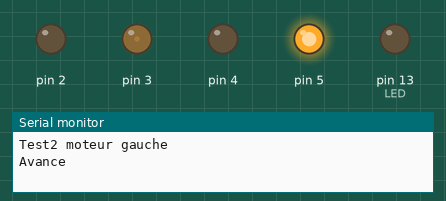
Bench run of a sketch on a simulated Arduino Uno, built with avr-gcc and run on an emulated ATmega328P. Parts: output pins drawn as LEDs (lit = HIGH), the last lines printed to the serial monitor.

Above: at 0.1 s.
At 6.1 s:
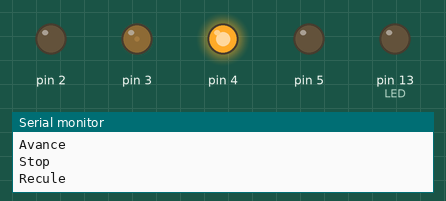
At 11.1 s:
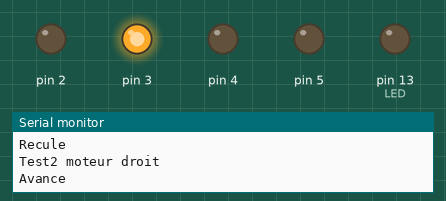
At 17.1 s:
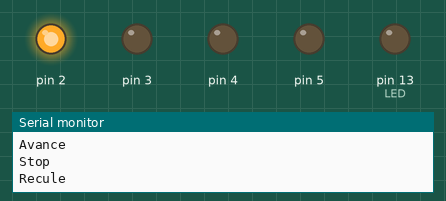
At 26.06 s:
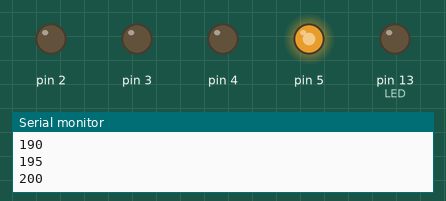
At 38.4 s:
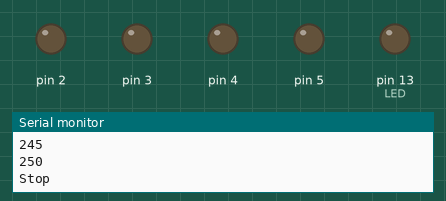
Timing chart, 0 to 40.0 s (numbered marks = the images above):
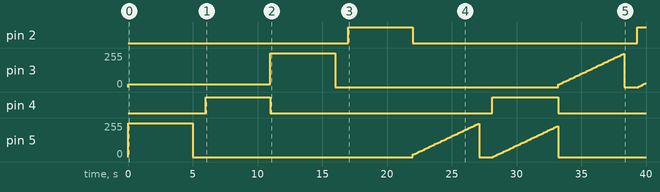

The sketch:

robot_sumo_simplifie.ino
```cpp
#include "robot_sumo_simplifie.h"

/* Variables */

//Ultrasons
int timeout_us = 0;
int max_dist = 50; //en cm

//Infrarouge
unsigned int threshold = 550; //doit etre compris entre 0 et 1023
bool left_front_ir = false; //ligne non detectee
bool right_front_ir = false;
bool left_rear_ir = false;
bool right_rear_ir = false;

//Moteurs
byte min_pwm = 20;
bool inverted_1 = false; //normal
bool inverted_2 = false;
bool dir_1 = true; //forward
bool dir_2 = true;
unsigned int speed_1 = 0;
unsigned int speed_2 = 0;

/* Fonctions */

//Ultrasons
void init_us() {
  //Configuration
  timeout_us = (int) ((float) (2*max_dist) / SOUND_VELOCITY);

  //Configuration des pins
  pinMode(TRIG, OUTPUT);
  pinMode(ECHO, INPUT);

  digitalWrite(TRIG, LOW);
}

int get_dist() {
  //Envoi d'un train d'ondes
  digitalWrite(TRIG, HIGH);
  delayMicroseconds(10);
  digitalWrite(TRIG, LOW);

  //Attente et réception de l'écho
  unsigned long dt = pulseIn(ECHO, HIGH, timeout_us);
  if (dt == 0) {
    return -1;
  }
  return (int) ((float) dt/2. * SOUND_VELOCITY);
}

//Infrarouge
void init_ir(unsigned int sensor_pin) {
  //Configuration des pins
  pinMode(sensor_pin, INPUT);
}

bool get_color(unsigned int sensor_pin) {
  int value = analogRead(sensor_pin);
  if (value < threshold) {
    return true;
  } else {
    return false;
  }
}

byte get_edges() {
  byte edges = 0;
  edges |= (get_color(IR_2) == false)?LEFT_FRONT:0;
  edges |= (get_color(IR_1) == false)?RIGHT_FRONT:0;
  edges |= (get_color(IR_3) == false)?LEFT_REAR:0;
  edges |= (get_color(IR_4) == false)?RIGHT_REAR:0;
  return edges;
}

//Moteurs
void halt() {
  digitalWrite(LED, HIGH);
  cli();
  sleep_enable();
  sleep_cpu();
}

void init_motor(byte pwm_pin, byte dir_pin, unsigned int speed, bool dir, bool inverted) {
  //Configuration des pins
  pinMode(pwm_pin, OUTPUT);
  pinMode(dir_pin, OUTPUT);

  //Arrêt du moteur
  drive_motor(pwm_pin, dir_pin, speed, dir, inverted);
}

void drive_motor(byte pwm_pin, byte dir_pin, unsigned int speed, bool dir, bool inverted) {
  byte pwm = map(speed, 0, 255, min_pwm, 255);
  if(dir){
    analogWrite(pwm_pin, pwm);
    digitalWrite(dir_pin, LOW);
  } else {
    analogWrite(pwm_pin, 255-pwm);
    digitalWrite(dir_pin, HIGH);
  }
}

void stop_motor(byte pwm_pin, byte dir_pin) {
  digitalWrite(pwm_pin, LOW);
  digitalWrite(dir_pin, LOW);
}

/*void blow_this_fucker_down(){
  set_state(PWM_2, DIR_2, 255, true, inverted_2);
  set_state(PWM_1, DIR_1, 255, true, inverted_1);
}*/

//Tests
void test_motor(byte pwm_pin, byte dir_pin, unsigned int speed, bool dir, bool inverted) {
  Serial.println("Avance");
  int i;
  for (i = 0; i < 255; i += 5) {
    Serial.println(i, DEC);
    drive_motor(pwm_pin, dir_pin, i, true, inverted);
    delay(100);
  }
  Serial.println("Stop");
  stop_motor(pwm_pin, dir_pin);
  delay(1000);
  Serial.println("Recule");
  for (i = 255; i > 0; i -= 5) {
    Serial.println(i, DEC);
    drive_motor(pwm_pin, dir_pin, i, false, inverted);
    delay(100);
  }
  stop_motor(pwm_pin, dir_pin);
}

void test_motor2(byte pwm_pin, byte dir_pin, unsigned int speed, bool dir, bool inverted) {
  Serial.println("Avance");
  drive_motor(pwm_pin, dir_pin, 255, true, inverted);
  delay(5000);
  Serial.println("Stop");
  stop_motor(pwm_pin, dir_pin);
  delay(1000);
  Serial.println("Recule");
  drive_motor(pwm_pin, dir_pin, 255, false, inverted);
  delay(5000);
  stop_motor(pwm_pin, dir_pin);
}

void test_ir_sensor(unsigned int sensor_pin) {
  int i;
  for (i = 100; i > 0; i--) {
    bool c = get_color(sensor_pin);
    Serial.println(analogRead(sensor_pin), DEC);
    if (c == false) { //blanc (limites?)
      digitalWrite(LED, HIGH);
    } else {
      digitalWrite(LED, LOW);
    }
    delay(250);
  }
}

void test_us_sensor(){
  int i;
  for (i = 100; i > 0; i--) {
    int dist = get_dist();
    Serial.println(dist, DEC);
    delay(250);
  }
}

/*
 * Initialise le robot. Cette fonction est exécutée une seule fois
 * lorsque le programme démarre.
 */
void setup(){
  //LED système
  pinMode(LED, OUTPUT);
  digitalWrite(LED, LOW);

  //Initialisations moteurs
  init_motor(PWM_2, DIR_2, speed_2, dir_2, inverted_2);
  init_motor(PWM_1, DIR_1, speed_1, dir_1, inverted_1);

  //Initialisation ultrasons
  init_us();

  //Initialisations infrarouge
  init_ir(IR_2);
  init_ir(IR_1);
  init_ir(IR_3);
  init_ir(IR_4);

  //Initalisation du générateur de nombres pseudo-aléatoires
  randomSeed(analogRead(0));
  delayMicroseconds(100);

  #if TEST == 1
  //Tests
  Serial.begin(9600);
  Serial.println("Test2 moteur gauche");
  test_motor2(PWM_1, DIR_1, speed_1, dir_1, inverted_1);
  Serial.println("Test2 moteur droit");
  test_motor2(PWM_2, DIR_2, speed_2, dir_2, inverted_2);
  Serial.println("Test moteur gauche");
  test_motor(PWM_1, DIR_1, speed_1, dir_1, inverted_1);
  Serial.println("Test moteur droit");
  test_motor(PWM_2, DIR_2, speed_2, dir_2, inverted_2);
  Serial.println("Test capteur ultrasons");
  test_us_sensor();
  Serial.println("Test IR avant gauche");
  test_ir_sensor(IR_2);
  Serial.println("Test IR avant droit");
  test_ir_sensor(IR_1);
  Serial.println("Test IR arrière gauche");
  test_ir_sensor(IR_3);
  Serial.println("Test IR arrière droit");
  test_ir_sensor(IR_4);
  halt();
  #endif
}

void loop(){
/*  //Exemple de stratégie (naïve)
  byte edges = 0;
  int dist = 0;
  while(true) {
    //Récupération d'infos
    edges = get_edges();
    dist = get_dist();

    //Doit-on défoncer un truc?
    if((dist != -1) &&
       (
  (dist < 5)
  || ((dist < 50) && ((edges & (LEFT_FRONT | RIGHT_FRONT)) == 0))
  )
       ){
      blow_this_fucker_down();
    }
    else{
      if(edges == 0x0F){
  stop_motor(PWM_2, DIR_2); //gauche
  stop_motor(PWM_1, DIR_1); //droit
      }
      else if((edges & LEFT_FRONT) && (edges & RIGHT_FRONT)){
  set_state(PWM_2, DIR_2, MEDIUM_SPEED, false, inverted_2); //gauche
  set_state(PWM_1, DIR_1, MEDIUM_SPEED, false, inverted_1); //droit
  delay(1000);
      }
      else if((edges & LEFT_REAR) && (edges & RIGHT_REAR)){
  blow_this_fucker_down();
      }
      else if(edges & LEFT_FRONT){
  stop_motor(PWM_1, DIR_1); //droit
  set_state(PWM_2, DIR_2, MEDIUM_SPEED, true, inverted_2); //gauche
  delay(500);
      }
      else if(edges & RIGHT_FRONT){
  stop_motor(PWM_2, DIR_2); //gauche
  set_state(PWM_1, DIR_1, MEDIUM_SPEED, true, inverted_1); //droit
  delay(500);
      }
      else if(edges & LEFT_REAR){
  set_state(PWM_1, DIR_1, MEDIUM_SPEED/2, true, inverted_1); //droit
  set_state(PWM_2, DIR_2, MEDIUM_SPEED, false, inverted_2); //gauche
      }
      else if(edges & RIGHT_REAR){
  set_state(PWM_1, DIR_1, MEDIUM_SPEED, false, inverted_1); //droit
  set_state(PWM_2, DIR_2, MEDIUM_SPEED/2, true, inverted_2); //gauche
      }
      else{
  byte speed = constrain((int) speed_1 + (random(0,10) - 5), 0, MEDIUM_SPEED);
  set_state(PWM_1, DIR_1, speed, true, inverted_1); //droit
  set_state(PWM_2, DIR_2, MEDIUM_SPEED-speed, true, inverted_2);  //gauche
      }
    }
    delay(10);
  }*/
}
```

robot_sumo_simplifie.h
```cpp
#ifndef HEADER
#define HEADER

#include <Arduino.h>
#include <avr/sleep.h>

#define TEST 1 //Effectue les tests au démarrage si TEST_MODE == 1

/* Pins */

//LED système
#define LED 13 //LED_BUILTIN

//Ultrasons
#define TRIG 12
#define ECHO 11

//Infrarouge
#define IR_1 A0
#define IR_2 A1
#define IR_3 A2
#define IR_4 A3

//Moteurs
#define PWM_1 5
#define DIR_1 4
#define PWM_2 3
#define DIR_2 2

/* Valeurs */

//Ultrasons
#define SOUND_VELOCITY 0.034f //cm/µs

//Infrarouge
#define LEFT_FRONT 0b1000
#define RIGHT_FRONT 0b0100
#define LEFT_REAR 0b0010
#define RIGHT_REAR 0b0001

//Moteurs
#define MEDIUM_SPEED 50

/* Prototypes */

//Ultrasons
void init_us();

int get_dist();
/*
 * Renvoie la distance d'un objet éventuellement détecté, -1 sinon.
 */

//Infrarouge
void init_ir(unsigned int sensor_pin);

bool get_color(unsigned int sensor_pin);
/*
 * Renvoie vrai si la ligne est détectée, faux sinon.
 */

byte get_edges();
/*
 * Vérifie la présence d'un bord de piste (sol noir) à l'aide de
 * chacun des capteurs et renvoie un octet dont les 4 premiers bits
 * codent la présence ou non d'un bord selon les constantes définies
 * ci-dessus. Par exemple, si un bord est détecté sur le capteur avant
 * droit (constante RIGHT_FRONT : 0b0100), alors le 3 ème bit de poids
 * faible de l'octet renvoyé sera à 1.
 */

//Moteurs
void halt();

void init_motor(byte pwm_pin, byte dir_pin, unsigned int speed, bool dir, bool inverted);
/*
 * Initialise les variables du moteur et configure les pins de
 * l'arduino correspondants.
 */

void drive_motor(byte pwm_pin, byte dir_pin, unsigned int speed, bool dir, bool inverted);
/*
 * Pilote le moteur afin de faire correspondre son état réel à l'état
 * de ses variables.
 */

void stop_motor(byte pwm_pin, byte dir_pin);
/*
 * Stoppe le moteur.
 */

void blow_this_fucker_down();
/*
 * Cette fonction agit comme son nom l'indique, c'est à dire qu'on
 * l'utilise lorsqu'il est nécessaire de niquer des mères.
 */

//Tests
void test_motor(byte pwm_pin, byte dir_pin, unsigned int speed, bool dir, bool inverted);
void test_motor2(byte pwm_pin, byte dir_pin, unsigned int speed, bool dir, bool inverted);
void test_ir_sensor(unsigned int sensor_pin);
void test_us_sensor();

#endif
```

Measured:
- by itself, pin 2: LOW → HIGH at 17.0 s, → LOW 5.0 s later, → HIGH 17.3 s later
- by itself, pin 3: ramps from 0/255 to 255/255 and jumps back, once every 22.3 s
- by itself, pin 4: alternates HIGH for 5.1 s and LOW for 17.1 s
